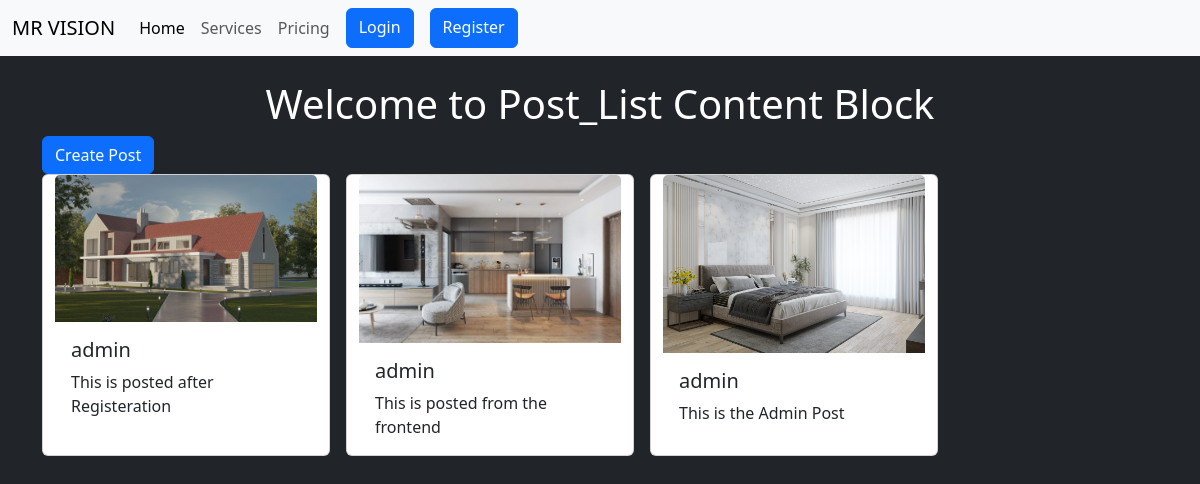
The app's page /posts/, older data.
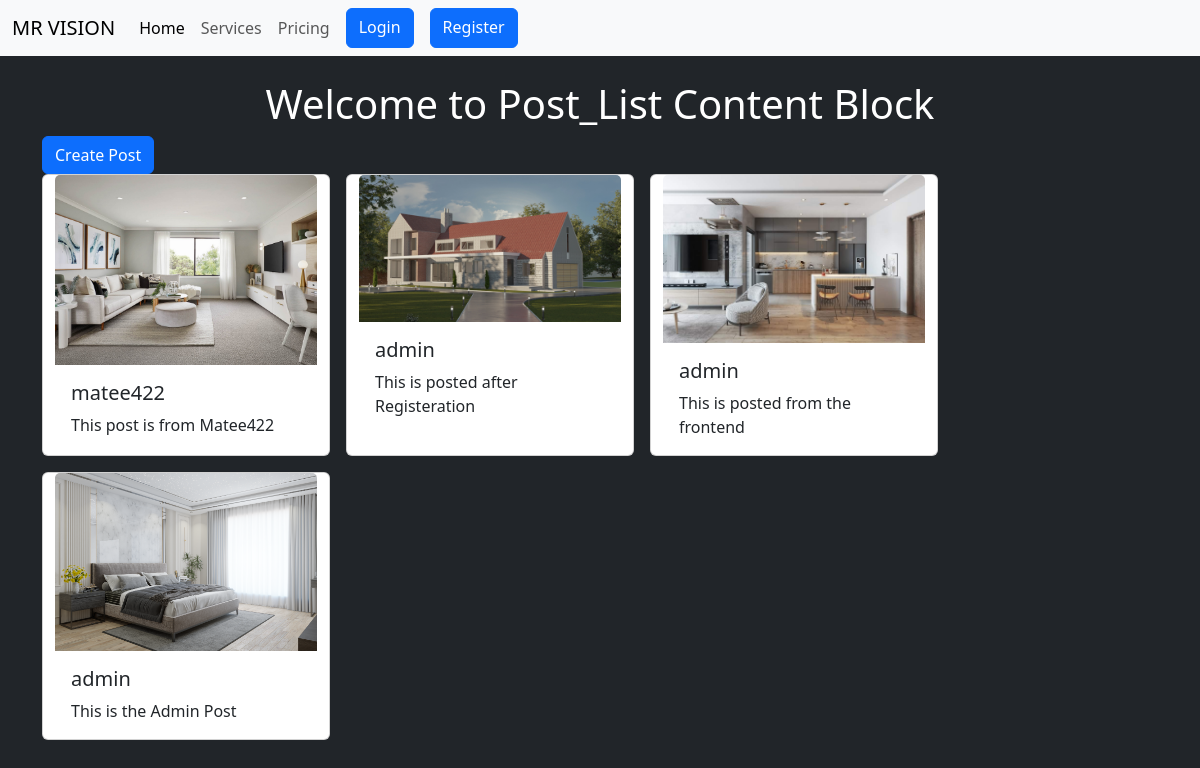
The same page, newer data.
### posts/models.py (models this page shows, shortened)
class Posts(models.Model):
    user = models.ForeignKey(User, on_delete=models.CASCADE)
    text= models.TextField(max_length=240)
    photo = models.ImageField(upload_to='photos/', blank = True, null = True)
    created_at= models.DateTimeField(auto_now_add=True)
    updated_at = models.DateTimeField(auto_now_add=True)

### posts/views.py (the view)
def posts_list(request):
    posts = Posts.objects.all().order_by('-created_at')
    return render(request, 'posts/post_list.html', {'posts': posts})

### posts/templates/posts/post_list.html (shortened to what this page needs)
{% extends "layout.html" %}
{% block content %}
<h1 class="text-center mt-4">Welcome to Post_List Content Block</h1>
<a class="btn btn-primary" href="{% url 'post_create' %}">Create Post</a>
<div class="container row gap-3 ">
    {% for post in posts %}
    <div class="card" style="width: 18rem;">
        {% if post.photo %}
        <img src="{{ post.photo.url }}" class="card-img-top" alt="Post image">
        {% else %}
        <img src="/static/default.jpg" class="card-img-top" alt="Default image">
        {% endif %}
        <div class="card-body">
            <h5 class="card-title">{{post.user.username}}</h5>
            <p class="card-text">{{post.text}}</p>
        </div>
    </div>
    {% endfor %}
</div>
{% endblock %}

Row changes from the older to the newer data that the page shows:
added Posts: photo (picture), user.username "matee422", text "This post is from Matee422"
